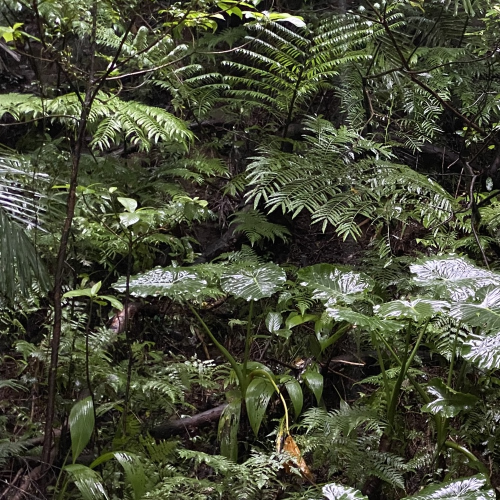
#> input picture CV2024_final_project/images/source/01.jpeg, 1000 x 1000 px (shown at 1/2 size); its folder holds only this picture in this run
$ python create_synthetic_data.py
#> lines starting #> are read from the running program, lines starting #| are printed output that depends on the picture
### CV2024_final_project/util.py
import numpy as np
from scipy import fft
import matplotlib.pyplot as plt


# [88 lines left out: functions wiener_filter, wiener_deconvolution, not called in this run]

def degrade_image(f, h, n):
    """
    Degrades an image by applying blur and noise.

    Parameters:
    -----------
    f : ndarray
        Original image (2D numpy array, normalized to range [0,1])
    h : ndarray
        Point spread function (2D numpy array, normalized to range [0,1])
    n : ndarray
        Noise image (2D numpy array, normalized to range [0,1])

    Returns:
    --------
    g : ndarray
        Degraded image (2D numpy array, normalized to range [0,1])
    """

    # Normalize PSF to sum to 1
    h = h / np.sum(h)

    # Apply blur in frequency domain
    F = np.fft.fft2(f)
    H = np.fft.fft2(h, s=f.shape)
    N = np.fft.fft2(n, s=f.shape)


    g = np.real(np.fft.ifft2(F * H + N))

    # Add noise to create final degraded image

    # Ensure output is in valid range [0,1]
    return np.clip(g, 0, 1)

# [23 lines left out: functions show_original_with_ff, plot_images, not called in this run]


import numpy as np

def transform_image(A, H):
    """
    Transform image A using homogeneous transformation matrix H using backward mapping

    Args:
        A: Input image (2D numpy array)
        H: 3x3 homogeneous transformation matrix

    Returns:
        Transformed image as 2D numpy array
    """
    # Get image dimensions
    height, width = A.shape

    # Create output image of same size
    output = np.zeros_like(A)

    # Get inverse transformation matrix (for backward mapping)
    H_inv = np.linalg.inv(H)

    # Create coordinate matrices
    y, x = np.indices(( width, height))

    # Create homogeneous coordinates (x, y, 1)
    coords = np.stack([x, y, np.ones_like(x)], axis=-1)

    # Transform coordinates using inverse matrix
    transformed_coords = np.tensordot(coords, H_inv.T, axes=1)

    # Convert back from homogeneous coordinates
    transformed_x = transformed_coords[..., 0] / transformed_coords[..., 2]
    transformed_y = transformed_coords[..., 1] / transformed_coords[..., 2]

    # Find valid coordinates (within image bounds)
    valid_mask = (
        (transformed_x >= 0) &
        (transformed_x < width - 1) &
        (transformed_y >= 0) &
        (transformed_y < height -1 )
    )
        # Get the four nearest neighbor coordinates for each pixel
    x0 = np.floor(transformed_x).astype(int)
    x1 = x0 + 1
    y0 = np.floor(transformed_y).astype(int)
    y1 = y0 + 1

    # Calculate interpolation weights
    wx1 = transformed_x - x0
    wx0 = 1 - wx1
    wy1 = transformed_y - y0
    wy0 = 1 - wy1

    # Perform bilinear interpolation
    valid_indices = np.where(valid_mask)
    output[x[valid_indices], y[valid_indices]] = (
        wx0[valid_mask] * wy0[valid_mask] * A[x0[valid_mask], y0[valid_mask]] +
        wx1[valid_mask] * wy0[valid_mask] * A[x1[valid_mask], y0[valid_mask]] +
        wx0[valid_mask] * wy1[valid_mask] * A[x0[valid_mask], y1[valid_mask]] +
        wx1[valid_mask] * wy1[valid_mask] * A[x1[valid_mask], y1[valid_mask]]
    )

    return output.astype(A.dtype)

def get_rotation_matrix(angle_degrees):
    """
    Get 3x3 homogeneous rotation matrix

    Args:
        angle_degrees: Rotation angle in degrees (positive = counterclockwise)

    Returns:
        3x3 numpy array representing rotation transformation
    """
    # Convert angle to radians
    angle = np.radians(angle_degrees)

    # Calculate sine and cosine
    c = np.cos(angle)
    s = np.sin(angle)

    # Create rotation matrix
    return np.array([
        [c, -s, 0],
        [s,  c, 0],
        [0,  0, 1]
    ])

def get_translation_matrix(tx, ty):
    """
    Get 3x3 homogeneous translation matrix

    Args:
        tx: Translation in x direction
        ty: Translation in y direction

    Returns:
        3x3 numpy array representing translation transformation
    """
    return np.array([
        [1, 0, tx],
        [0, 1, ty],
        [0, 0, 1]
    ])

# [20 lines left out: function get_scale_matrix, not called in this run]

def get_rotation_matrix_around_point(angle_degrees, cx, cy):
    """
    Get 3x3 homogeneous rotation matrix for rotation around a specific point

    Args:
        angle_degrees: Rotation angle in degrees (positive = counterclockwise)
        cx, cy: Coordinates of rotation center

    Returns:
        3x3 numpy array representing rotation transformation
    """
    # Create basic matrices
    T1 = get_translation_matrix(-cx, -cy)  # Translate to origin
    R = get_rotation_matrix(angle_degrees)  # Rotate
    T2 = get_translation_matrix(cx, cy)     # Translate back

    # Combine matrices: T2 @ R @ T1
    return T2 @ R @ T1

### CV2024_final_project/kernels.py
#%%

import numpy as np
import cv2
import glob
import matplotlib.pyplot as plt
from PIL import Image
from util import *
#%%

np.resize

KERNEL_SIZE = 25

def generate_meshgrid(w,h):
    """
    w - width
    h - height
    """
    print(w,h)
    x = (np.linspace(-1, 1,w) * ((w - 1) / 2)).astype(np.float64)
    y = (np.linspace(-1, 1,h) * ((h - 1) / 2)).astype(np.float64)

    X,Y = np.meshgrid(x,y)

    return X,Y

# [16 lines left out: functions generate_distance_meshgrid, circle_parametric_kernel, not called in this run]


def line_parametric_kernel(length, angle = 0, size = KERNEL_SIZE):
    midlength = int(length / 2)
    midpoint = int(KERNEL_SIZE / 2)

    k = np.zeros((size, size))
    X,Y = generate_meshgrid(size, size)

    mask = np.abs(Y) < 1 & (np.abs(X) < midlength)

    k[mask] = 1

    k /= np.sum(k)

    k = transform_image(
        k,
        get_rotation_matrix_around_point(angle, midpoint, midpoint)
    )
    k /= np.sum(k)

    return k

# [9 lines left out: function combine_kernels, not called in this run]

def gaussian_high_pass(x,D_0):
    return np.exp(-0.5 * ((x**2)) * (1 / (D_0 ** 2)))

def gaussian_kernel(sigma, size = KERNEL_SIZE):
    X,Y = generate_meshgrid(size, size)
    dist = np.sqrt(X**2 + Y**2)

    kernel = gaussian_high_pass(dist, sigma)

    kernel /= np.sum(kernel)

    return kernel

def make_image(k):
    k = np.array(k)
    k *= 255
    k = k.astype(np.uint8)
    return k

def make_kernel_image(k):
    k /= np.max(k)
    return make_image(k)


# show_original_with_ff(line_parametric_kernel(20,0))

### CV2024_final_project/create_synthetic_data.py
#%%
import glob
import numpy as np
import cv2
import glob
import matplotlib.pyplot as plt
from PIL import Image
from pathlib import Path
import random
import scipy
import shutil

import os

import scipy.ndimage

from util import *
from kernels import *
#%%

IMG_SIZE = 512
blur_kernel = gaussian_kernel(0.7, IMG_SIZE)

def get_random_deformation_kernels():
    kernels = [
        line_parametric_kernel(random.randint(8,20) ,random.uniform(0, 180)),
        line_parametric_kernel(random.randint(8,20) ,random.uniform(0, 180)),
        line_parametric_kernel(random.randint(5,6) ,random.uniform(0, 180)),
        line_parametric_kernel(random.randint(30,32) ,45),
        line_parametric_kernel(random.randint(30,32) ,0),
        # line_parametric_kernel(random.randint(2,5) ,random.uniform(0, 180)),
        # line_parametric_kernel(random.randint(2,5) ,random.uniform(0, 180)),
        # line_parametric_kernel(random.randint(2,5) ,random.uniform(0, 180)),
        # line_parametric_kernel(random.randint(2,5) ,random.uniform(0, 180)),
        # line_parametric_kernel(random.randint(2,5) ,random.uniform(0, 180)),
        # line_parametric_kernel(random.randint(2,5) ,random.uniform(0, 180)),
        # line_parametric_kernel(random.randint(2,5) ,random.uniform(0, 180)),
        # line_parametric_kernel(random.randint(2,5) ,random.uniform(0, 180)),
        # line_parametric_kernel(random.randint(2,5) ,random.uniform(0, 180)),
        # line_parametric_kernel(random.randint(2,5) ,random.uniform(0, 180)),
        # line_parametric_kernel(random.randint(2,5) ,random.uniform(0, 180)),
        # line_parametric_kernel(random.randint(2,5) ,random.uniform(0, 180)),
        # line_parametric_kernel(random.randint(2,5) ,random.uniform(0, 180)),
        # line_parametric_kernel(random.randint(2,5) ,random.uniform(0, 180)),
        # line_parametric_kernel(random.randint(2,5) ,random.uniform(0, 180)),
        # line_parametric_kernel(random.randint(2,5) ,random.uniform(0, 180)),
        # line_parametric_kernel(random.randint(2,5) ,random.uniform(0, 180)),
        # line_parametric_kernel(random.randint(2,5) ,random.uniform(0, 180)),

        # circle_parametric_kernel(random.randint(5,20)),
        # circle_parametric_kernel(random.randint(5,20)),
        # circle_parametric_kernel(random.randint(5,20)),
        # circle_parametric_kernel(random.randint(5,20)),
        # circle_parametric_kernel(random.randint(5,20)),

        # combine_kernels(
        #     line_parametric_kernel(random.randint(2,20) ,random.uniform(0, 360)),
        #     circle_parametric_kernel(random.randint(2,10)),
        # )
    ]

    # kernels = [np.fft.fftshift(k) for k in kernels]
    return kernels

def deform_image(path):
#> called with path = 'images/source/01.jpeg'
    name = Path(path).stem

    img = cv2.imread(path)
#> img is the input picture: shape (1000, 1000, 3); mean B, G, R 55.5, 74.6, 71.2
    img = cv2.resize(img, (IMG_SIZE, IMG_SIZE), interpolation=cv2.INTER_CUBIC)
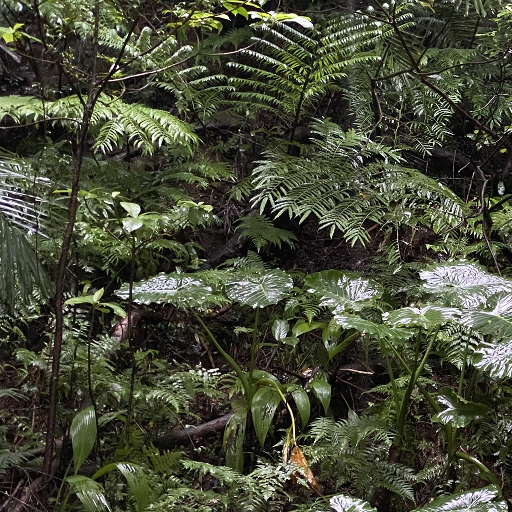
#> img: shape (512, 512, 3); mean B, G, R 55.6, 74.6, 71.2
    img = cv2.cvtColor(img, cv2.COLOR_BGR2GRAY)
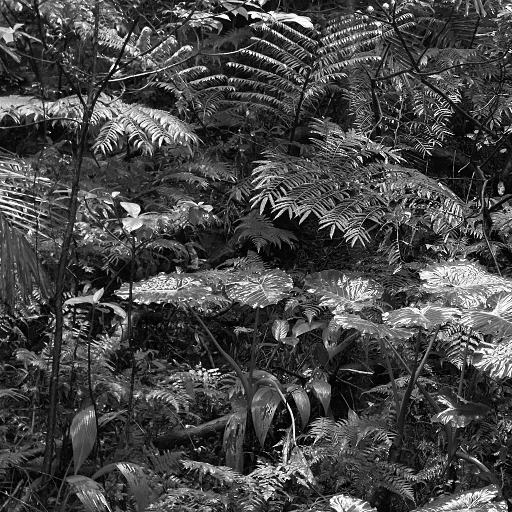
#> img: shape (512, 512); min 0, max 255, mean 71.4
    img = img.astype(np.float64)
    img /= 255.0

    return kernel_deform_image(img, name)


def kernel_deform_image(img, name):

    # img = scipy.ndimage.convolve(img, blur_kernel, mode='constant', cval=0.0)


    # img = transform_image(img, get_scale_matrix(0.26, 0.26))
#> called with name = '01'
    img = degrade_image(img, np.fft.fftshift(blur_kernel), np.zeros((1,1)))
#> in degrade_image, `g = np.real(np.fft.ifft2(F * H + N))`:
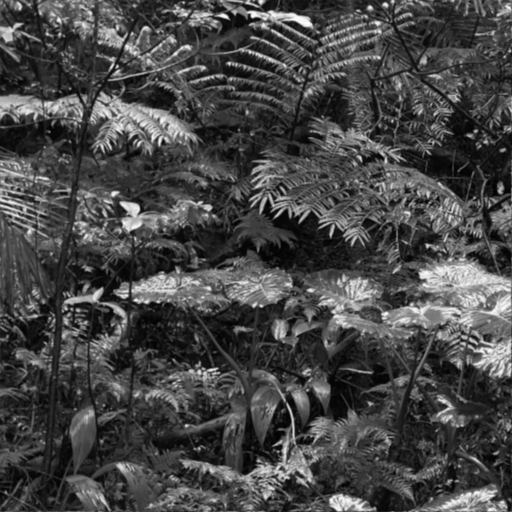
#> g: shape (512, 512) float64; min 0.00648, max 0.991, mean 0.28


    kernels = get_random_deformation_kernels()
    degraded_imgs = [scipy.ndimage.convolve(img, k, mode='reflect', cval=0.0) for k in kernels]
#> degraded_imgs = 5 items
    # degraded_imgs = [img for k in kernels]


    for image_index, degraded_img in enumerate(degraded_imgs):
        file_name = f"{name}_{image_index}"

        cv2.imwrite(f"images/synthetic_original/{file_name}.png", make_image(img))
        cv2.imwrite(f"images/synthetic_deformed/{file_name}.png", make_image(degraded_img))
        np.save(f"images/synthetic_kernel/{file_name}.npy", kernels[image_index])

        cv2.imwrite(f"images/synthetic_kernel_image/{name}_{image_index}_kernel.png",make_kernel_image(kernels[image_index]))
#> this loop made 5 passes
#> file_name on passes 1 to 5: '01_0', '01_1', '01_2', '01_3', '01_4'
#> pass 1, in make_image (call 2), `k = np.array(k)`:
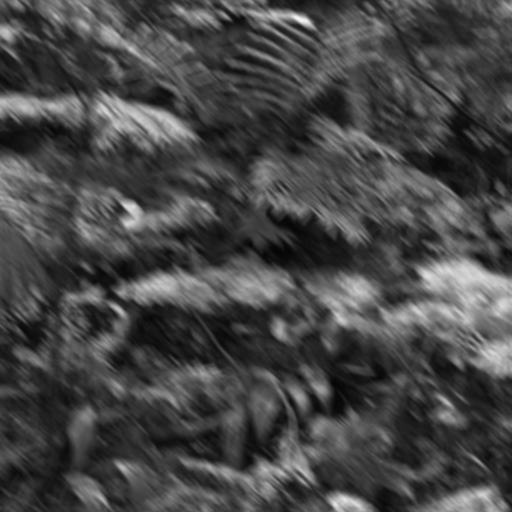
#> k: shape (512, 512) float64; min 0.0228, max 0.955, mean 0.28

    return img, degraded_imgs, kernels

if __name__ == '__main__':


    shutil.rmtree("images/synthetic_deformed", ignore_errors=True)
    shutil.rmtree("images/synthetic_kernel", ignore_errors=True)
    shutil.rmtree("images/synthetic_original", ignore_errors=True)
    shutil.rmtree("images/synthetic_kernel_image", ignore_errors=True)

    os.makedirs("images/synthetic_deformed")
    os.makedirs("images/synthetic_kernel")
    os.makedirs("images/synthetic_original")
    os.makedirs("images/synthetic_kernel_image")


    image_paths = glob.glob("images/source/*.jpeg")

    plt.gray()

    for image_path in image_paths:

        print("deforming", image_path)


        img, degraded_images, kernels = deform_image(image_path)
#> degraded_images = 5 items; kernels = 5 items
        # plot_images([img,degraded_images[0], kernels[0]])


        # break

$ run again, on CV2024_final_project/images/source/05.jpeg
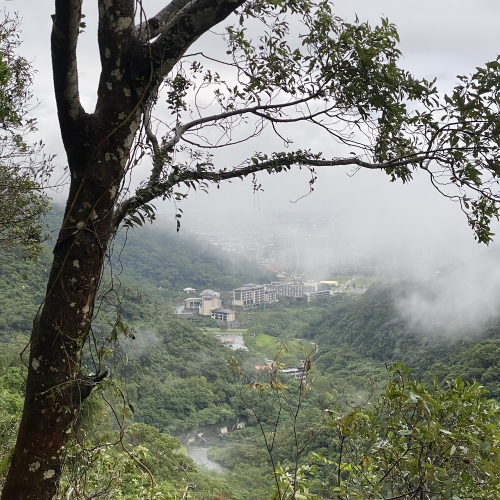
#> input picture CV2024_final_project/images/source/05.jpeg, 1000 x 1000 px (shown at 1/2 size)
#> in deform_image, img is the input picture: shape (1000, 1000, 3); mean B, G, R 121.2, 130.4, 127.3
#> in degrade_image, `g = np.real(np.fft.ifft2(F * H + N))`:
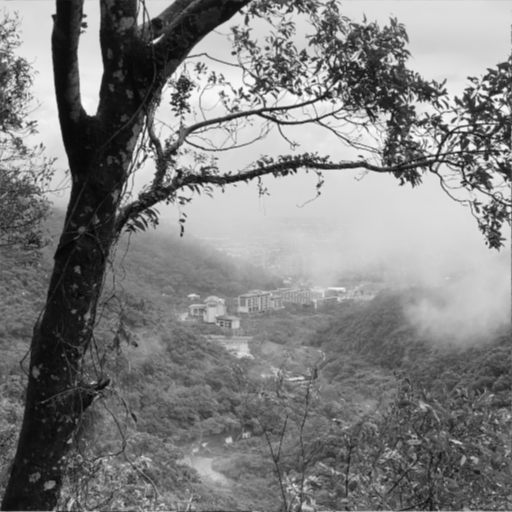
#> g: shape (512, 512) float64; min 0.024, max 0.985, mean 0.503
#> degraded_imgs = 5 items
#> the loop in kernel_deform_image, `for image_index, degraded_img in enumerate(degraded_imgs):` made 5 passes
#> file_name on passes 1 to 5: '05_0', '05_1', '05_2', '05_3', '05_4'
#> pass 1, in make_image (call 2), `k = np.array(k)`:
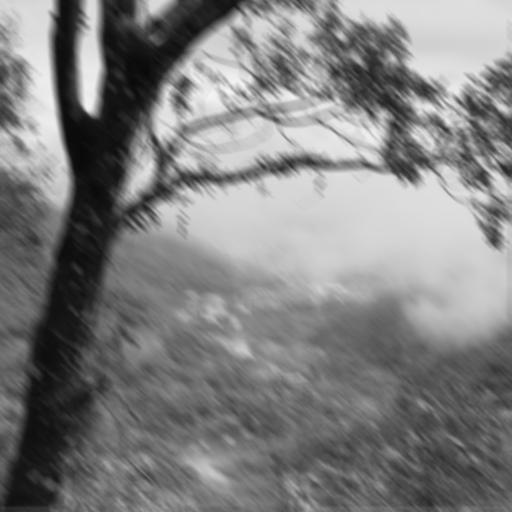
#> k: shape (512, 512) float64; min 0.0362, max 0.963, mean 0.503

$ run again, on CV2024_final_project/images/source/06.jpeg
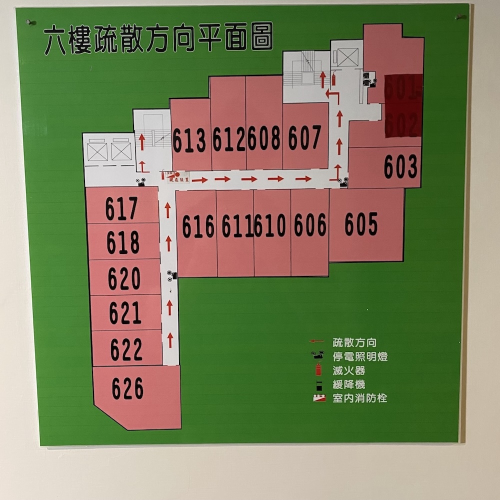
#> input picture CV2024_final_project/images/source/06.jpeg, 1000 x 1000 px (shown at 1/2 size)
#> in deform_image, img is the input picture: shape (1000, 1000, 3); mean B, G, R 96.1, 130.2, 127.7
#> in degrade_image, `g = np.real(np.fft.ifft2(F * H + N))`:
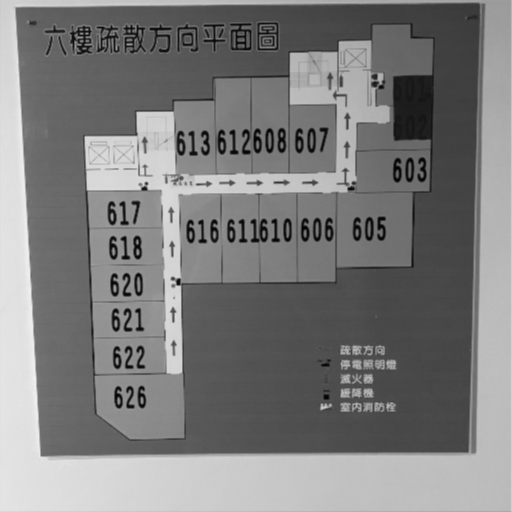
#> g: shape (512, 512) float64; min 0.00844, max 0.946, mean 0.492
#> degraded_imgs = 5 items
#> the loop in kernel_deform_image, `for image_index, degraded_img in enumerate(degraded_imgs):` made 5 passes
#> file_name on passes 1 to 5: '06_0', '06_1', '06_2', '06_3', '06_4'
#> pass 1, in make_image (call 2), `k = np.array(k)`:
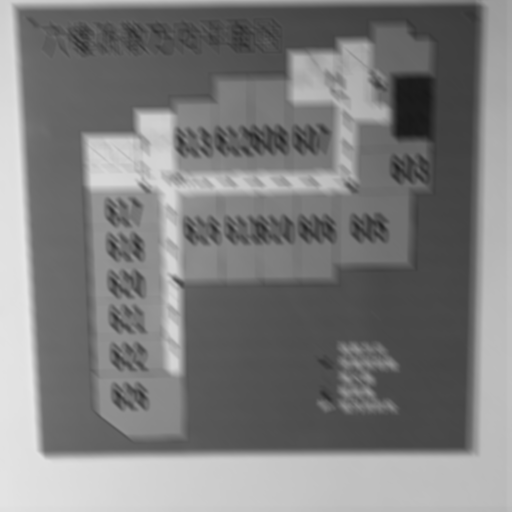
#> k: shape (512, 512) float64; min 0.0972, max 0.905, mean 0.493

$ run again, on CV2024_final_project/images/source/02.jpeg
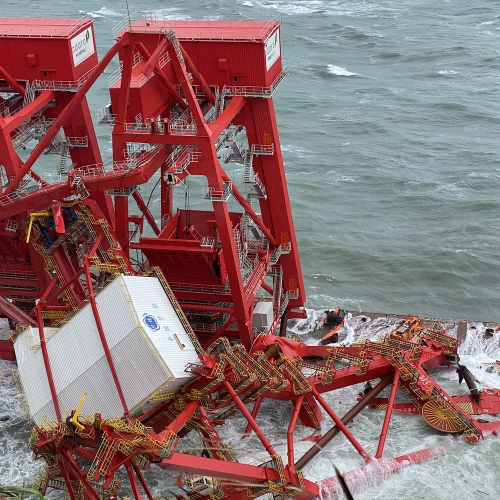
#> input picture CV2024_final_project/images/source/02.jpeg, 1000 x 1000 px (shown at 1/2 size)
#> in deform_image, img is the input picture: shape (1000, 1000, 3); mean B, G, R 111.5, 110.9, 138.4
#> degraded_imgs = 5 items
#> the loop in kernel_deform_image, `for image_index, degraded_img in enumerate(degraded_imgs):` made 5 passes
#> file_name on passes 1 to 5: '02_0', '02_1', '02_2', '02_3', '02_4'
#> pass 1, in make_image (call 2), `k = np.array(k)`:
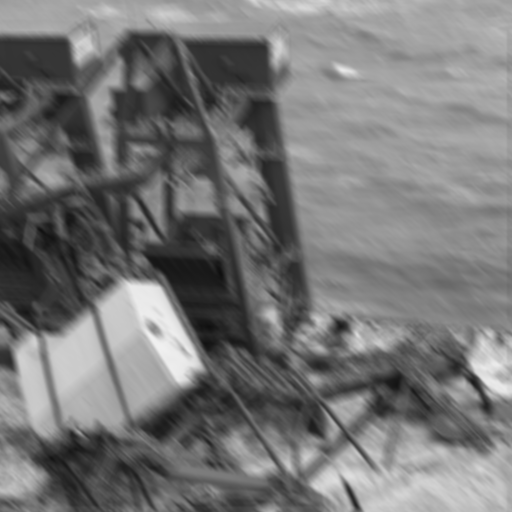
#> k: shape (512, 512) float64; min 0.0598, max 0.944, mean 0.467
